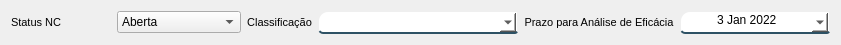
      <widget class="QWidget" name="layoutWidget">
       <property name="geometry">
        <rect>
         <x>32</x>
         <y>200</y>
         <width>825</width>
         <height>33</height>
        </rect>
       </property>
       <layout class="QHBoxLayout" name="horizontalLayout_55">
        <item>
         <layout class="QHBoxLayout" name="horizontalLayout_51">
          <item>
           <widget class="QLabel" name="label_31">
            <property name="minimumSize">
             <size>
              <width>100</width>
              <height>0</height>
             </size>
            </property>
            <property name="font">
             <font>
              <pointsize>8</pointsize>
              <bold>false</bold>
             </font>
            </property>
            <property name="styleSheet">
             <string notr="true">color: rgb(0, 0, 0);</string>
            </property>
            <property name="text">
             <string>Status NC</string>
            </property>
            <property name="alignment">
             <set>Qt::AlignLeading|Qt::AlignLeft|Qt::AlignVCenter</set>
            </property>
           </widget>
          </item>
          <item>
           <widget class="QComboBox" name="comboBox_3">
            <property name="enabled">
             <bool>true</bool>
            </property>
            <property name="font">
             <font>
              <family>Segoe UI</family>
             </font>
            </property>
            <property name="styleSheet">
             <string notr="true">color: rgb(0, 0, 0);</string>
            </property>
            <item>
             <property name="text">
              <string>Aberta</string>
             </property>
            </item>
            <item>
             <property name="text">
              <string>Em Andamento</string>
             </property>
            </item>
            <item>
             <property name="text">
              <string>Com Pendências</string>
             </property>
            </item>
            <item>
             <property name="text">
              <string>Concluído</string>
             </property>
            </item>
            <item>
             <property name="text">
              <string>Não Procedente</string>
             </property>
            </item>
           </widget>
          </item>
         </layout>
        </item>
        <item>
         <layout class="QHBoxLayout" name="horizontalLayout_52">
          <item>
           <widget class="QLabel" name="label_29">
            <property name="font">
             <font>
              <pointsize>8</pointsize>
              <bold>false</bold>
             </font>
            </property>
            <property name="styleSheet">
             <string notr="true">color: rgb(0, 0, 0);</string>
            </property>
            <property name="text">
             <string>Classificação</string>
            </property>
            <property name="alignment">
             <set>Qt::AlignCenter</set>
            </property>
           </widget>
          </item>
          <item>
           <widget class="QComboBox" name="cb_funcao_3">
            <property name="enabled">
             <bool>true</bool>
            </property>
            <property name="minimumSize">
             <size>
              <width>200</width>
              <height>23</height>
             </size>
            </property>
            <property name="toolTip">
             <string>Não Conformidade Maior: Quando um requisito inteiro da norma não é atendido, caracterizando uma falha sistêmica. Também poderão ser emitidas quando falhas existirem nos produtos e for constatado que os mesmos cheguem ao cliente. Caracteriza também o acúmulo de não conformidades menores a um mesmo item normativo ou então a reincidência de uma não conformidade menor identificada em uma auditoria externa anterior;

Não Conformidade Menor: Lapso do controle de um requisito pré-estabelecido. Apesar de não ser grave, indica não cumprimento de um processo específico;

Oportunidade de Melhoria: Melhoria significativa diagnosticada que possa evoluir algum processo e diminuir ou eliminar as não conformidades.</string>
            </property>
            <property name="styleSheet">
             <string notr="true">background-color: rgb(255, 255, 255);
border:2px solid rgba(0,0,0,0);
border-bottom-color:rgba(46,82,101,255);
color:rgb(0,0,0);
padding-bottom:7px;
border-top-left-radius : 10px;
border-top-right-radius : 2px;
border-bottom-left-radius:5px;
border-bottom-right-radius : 3px;</string>
            </property>
            <item>
             <property name="text">
              <string/>
             </property>
            </item>
            <item>
             <property name="text">
              <string>Oportunidade de Melhoria</string>
             </property>
            </item>
            <item>
             <property name="text">
              <string>Maior</string>
             </property>
            </item>
            <item>
             <property name="text">
              <string>Menor</string>
             </property>
            </item>
           </widget>
          </item>
         </layout>
        </item>
        <item>
         <layout class="QHBoxLayout" name="horizontalLayout_53">
          <item>
           <widget class="QLabel" name="label_33">
            <property name="font">
             <font>
              <pointsize>8</pointsize>
              <bold>false</bold>
             </font>
            </property>
            <property name="styleSheet">
             <string notr="true">color: rgb(0, 0, 0);</string>
            </property>
            <property name="text">
             <string>Prazo para Análise de Eficácia</string>
            </property>
            <property name="alignment">
             <set>Qt::AlignCenter</set>
            </property>
           </widget>
          </item>
          <item>
           <widget class="QDateEdit" name="dt_rnc_2">
            <property name="enabled">
             <bool>false</bool>
            </property>
            <property name="minimumSize">
             <size>
              <width>150</width>
              <height>23</height>
             </size>
            </property>
            <property name="styleSheet">
             <string notr="true">background-color: rgb(255, 255, 255);
border:2px solid rgba(0,0,0,0);
border-bottom-color:rgba(46,82,101,255);
color:rgb(0,0,0);
padding-bottom:7px;
border-top-left-radius : 10px;
border-top-right-radius : 2px;
border-bottom-left-radius:5px;
border-bottom-right-radius : 3px;</string>
            </property>
            <property name="alignment">
             <set>Qt::AlignCenter</set>
            </property>
            <property name="dateTime">
             <datetime>
              <hour>3</hour>
              <minute>0</minute>
              <second>0</second>
              <year>2022</year>
              <month>1</month>
              <day>3</day>
             </datetime>
            </property>
            <property name="calendarPopup">
             <bool>true</bool>
            </property>
           </widget>
          </item>
         </layout>
        </item>
       </layout>
      </widget>
